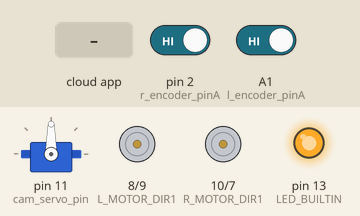
The sketch below on a simulated Arduino Uno, built with avr-gcc and run on an emulated ATmega328P. On the bench: servo, motor-driver pin pairs drawn as motors (green arrow = first pin HIGH = forward, orange = second pin HIGH = backward, longer = more drive, scaled by the enable pin), output pins drawn as LEDs (lit = HIGH). The inputs (shaded band) are chosen by the test bench; at power-on: pin 2 (r_encoder_pinA) HIGH, A1 (l_encoder_pinA) HIGH. The ROS host is connected and sends only what is stated.

Above: at 1.2 s.
1.3 s: the phone or cloud app sets wheel_power_right to -100
At 1.47 s:
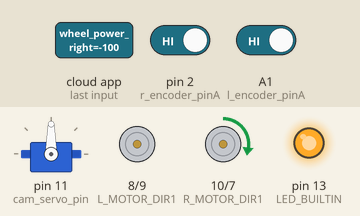
4.3 s: the phone or cloud app sets wheel_power_left to -100
At 4.52 s:
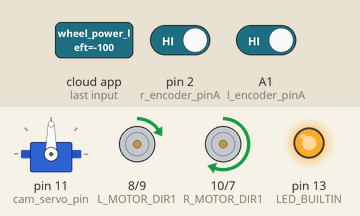
7.3 s: the phone or cloud app sets servo to 45
At 7.57 s:
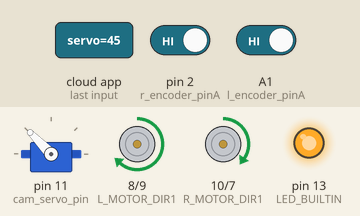
10.3 s: the phone or cloud app sets wheel_power_right to 0
13.3 s: the phone or cloud app sets wheel_power_left to 0
14.8 s: the phone or cloud app sets servo to 90
At 16.4 s:
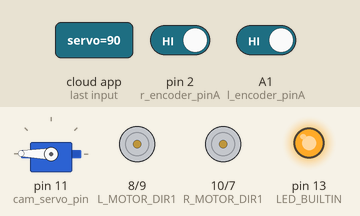
Timing chart, 0 to 17.5 s (numbered marks = the images above; inputs shaded):
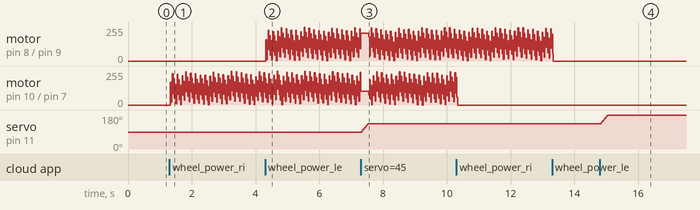

The sketch:

Aexros_core.ino
```cpp
#include <ros.h>
#include "Arduino.h"
#include <std_msgs/Float32.h>
#include <std_msgs/Int32.h>
#include <std_msgs/Int16.h>
#include "PinChangeInterrupt.h"
#include <Servo.h>    //servo addition
ros::NodeHandle nh;

char ns = "sutrobot1";

int cam_servo_pin = 11;
Servo cam_servo; //servo add
int cur_angle;
int new_angle;
int pos = 0;
#define LED_BUILTIN 13


#define L_MOTOR_PWM 6
#define L_MOTOR_DIR1 8
#define L_MOTOR_DIR2 9
#define R_MOTOR_PWM 5
#define R_MOTOR_DIR1 10
#define R_MOTOR_DIR2 7

/*Left Wheel Control*/
float PPR = 840.0;
float kp = 0.5;
float ki = 0.05;

unsigned long curTimeL, prevTimeL, diffTimeL;
long curTickL, prevTickL, diffTickL;
double errorL,setRPML,lastErrorL,cumErrorL;
double control_outL;
double measuredRPML;
double desiredRPMR,desiredRPML;

/*Right Wheel Control*/
unsigned long curTimeR, prevTimeR, diffTimeR;
long curTickR, prevTickR, diffTickR;
double errorR, setRPMR,lastErrorR,cumErrorR;
double control_outR;
double measuredRPMR;


std_msgs::Int32 rticks_msg;
std_msgs::Int32 lticks_msg;
std_msgs::Float32 rpm_left_msg;
std_msgs::Float32 rpm_right_msg;

ros::Publisher rticks_pub("sutrobot1/tick_wheel_right", &rticks_msg);
ros::Publisher lticks_pub("sutrobot1/tick_wheel_left", &lticks_msg);
ros::Publisher rpm_left_pub("sutrobot1/rpm_left", &rpm_left_msg);
ros::Publisher rpm_right_pub("sutrobot1/rpm_right", &rpm_right_msg);

void turnWheelL(float setpoint,long inTick) {
  unsigned int lpwm_value;
  curTickL = inTick;
  curTimeL = millis();
  setRPML = setpoint;
  diffTickL = curTickL - prevTickL;
  diffTimeL =  (curTimeL - prevTimeL);
  measuredRPML = ((diffTickL / PPR) / (diffTimeL * 0.001)) * 60;

  rpm_left_msg.data = measuredRPML;

  if (setRPML >= 0) {
    errorL = setRPML - measuredRPML;
  } else if (setRPML < 0) {
    errorL = -setRPML + measuredRPML;
  }
  cumErrorL += errorL * diffTimeL;
  control_outL = kp * errorL+ ki*cumErrorL;


  lastErrorL = errorL;


  prevTickL = curTickL;
  prevTimeL = curTimeL;

  if (setRPML > 0)
  {
    digitalWrite(L_MOTOR_DIR1, LOW);
    digitalWrite(L_MOTOR_DIR2, HIGH);
    lpwm_value  = control_outL;
  }
  else if (setRPML < 0)
  {
    digitalWrite(L_MOTOR_DIR1, HIGH);
    digitalWrite(L_MOTOR_DIR2, LOW);
    lpwm_value  = control_outL;
  }
  else{
    digitalWrite(L_MOTOR_DIR1, LOW);
    digitalWrite(L_MOTOR_DIR2, LOW);
    lpwm_value = 0;
  }
  if (lpwm_value < 0) {
    lpwm_value = 0;
  }
  analogWrite(L_MOTOR_PWM, lpwm_value);
}


void turnWheelR(float setpoint,long inTick) {
  unsigned int rpwm_value;
  curTickR = inTick;
  curTimeR = millis();
  setRPMR = setpoint;
  diffTickR = curTickR - prevTickR;
  diffTimeR =  (curTimeR - prevTimeR);
  measuredRPMR = ((diffTickR / PPR) / (diffTimeR * 0.001)) * 60;
  rpm_right_msg.data = measuredRPMR;
  if (setRPMR >= 0) {
    errorR = setRPMR - measuredRPMR;
  } else if (setRPMR < 0) {
    errorR = -setRPMR + measuredRPMR;
  }

  cumErrorR += errorR * diffTimeR;
  control_outR = kp * errorR+ ki*cumErrorR;


  lastErrorR = errorR;


  prevTickR = curTickR;
  prevTimeR = curTimeR;

  if (setRPMR > 0)
  {
    digitalWrite(R_MOTOR_DIR1, LOW);
    digitalWrite(R_MOTOR_DIR2, HIGH);
    rpwm_value  = control_outR;
  }
  else if (setRPMR < 0)
  {
    digitalWrite(R_MOTOR_DIR1, HIGH);
    digitalWrite(R_MOTOR_DIR2, LOW);
    rpwm_value  = control_outR;
  }
  else{
    digitalWrite(R_MOTOR_DIR1, LOW);
    digitalWrite(R_MOTOR_DIR2, LOW);
    rpwm_value = 0;
  }
  if (rpwm_value < 0) {
    rpwm_value = 0;
  }
  analogWrite(R_MOTOR_PWM, rpwm_value);
}
void rightWheelCb( const std_msgs::Float32 &wheel_power ) {


    desiredRPMR = wheel_power.data;

}

void leftWheelCb( const std_msgs::Float32 &wheel_power ) {

    desiredRPML = wheel_power.data;
}

void servoCb( const std_msgs::Int16 &angle)
{
  new_angle = angle.data;
  if(new_angle>(cur_angle-90)){

  for (pos = cur_angle;pos<new_angle+90; pos+=1 ){
    cam_servo.write(pos);
    delay(5);
  }
  cur_angle = new_angle+90;
  }
  else if((new_angle<(cur_angle-90))&&(new_angle>=-45)){
  for (pos = cur_angle;pos>new_angle+90; pos-=1 ){
    cam_servo.write(pos);
    delay(5);
  }
  cur_angle = new_angle+90;
  }
}

ros::Subscriber<std_msgs::Float32> sub_right("sutrobot1/wheel_power_right",
                                            &rightWheelCb );
ros::Subscriber<std_msgs::Float32> sub_left("sutrobot1/wheel_power_left",
                                           &leftWheelCb );
ros::Subscriber<std_msgs::Int16> sub_servo("sutrobot1/servo", &servoCb);

int r_encoder_pinA = 2; //Interrupt1
int r_encoder_pinB = 3; //Interrupt0
int l_encoder_pinA = A1;
int l_encoder_pinB = A0;

volatile long pulse_l=0;
volatile long pulse_r=0;
unsigned long timeold=0;


//unsigned int pulse_per_rev=20; //Pulse per revolustion of index disc

void counter_l()
{

  if( digitalRead(l_encoder_pinB) == 0 ) {
    if ( digitalRead(l_encoder_pinA) == 0 ) {
      // A fell, B is low
      pulse_l--; // moving reverse
    } else {
      // A rose, B is low
      pulse_l++; // moving forward
    }
  }

}
void counter_r()
{

   if( digitalRead(r_encoder_pinB) == 0 ) {
    if ( digitalRead(r_encoder_pinA) == 0 ) {
      // A fell, B is low
      pulse_r=pulse_r-1; // moving reverse
    } else {
      // A rose, B is low
      pulse_r=pulse_r+1; // moving forward
    }
  }

}


void setup()
{
  cam_servo.attach(cam_servo_pin);
  cur_angle=90;
  cam_servo.write(cur_angle);
  // initialize LED digital pin as an output.
  pinMode(LED_BUILTIN, OUTPUT);
  digitalWrite(LED_BUILTIN, HIGH);

  pinMode(L_MOTOR_PWM, OUTPUT);
  pinMode(L_MOTOR_DIR1, OUTPUT);
  pinMode(L_MOTOR_DIR2, OUTPUT);

  pinMode(R_MOTOR_PWM, OUTPUT);
  pinMode(R_MOTOR_DIR1, OUTPUT);
  pinMode(R_MOTOR_DIR2, OUTPUT);

  // Init motors to stop
  digitalWrite(L_MOTOR_DIR1, LOW);
  digitalWrite(L_MOTOR_DIR2, LOW);
  digitalWrite(R_MOTOR_DIR1, LOW);
  digitalWrite(R_MOTOR_DIR2, LOW);
  analogWrite(L_MOTOR_PWM, 0);
  analogWrite(R_MOTOR_PWM, 0);

  //Encoder setup
  pinMode(r_encoder_pinA, INPUT);
  pinMode(r_encoder_pinB, INPUT);
  pinMode(l_encoder_pinA, INPUT);
  pinMode(l_encoder_pinB, INPUT);


  //Initialize Value
  pulse_l = 0;
  pulse_r = 0;
  timeold = 0;

  attachInterrupt(digitalPinToInterrupt(2), counter_r,CHANGE);

  attachPCINT(digitalPinToPCINT(l_encoder_pinA), counter_l, CHANGE);


  //ROS setup
  nh.initNode();
  Serial.begin(57600);
  nh.subscribe(sub_right);
  nh.subscribe(sub_left);
  nh.subscribe(sub_servo);
  nh.advertise(rpm_left_pub);
  nh.advertise(rpm_right_pub);

  //nh.advertise(rpm_left_pub);
  //nh.advertise(rpm_right_pub);
  nh.advertise(rticks_pub);
  nh.advertise(lticks_pub);
  delay(20);
}

void loop()
{
  turnWheelR(desiredRPMR,-pulse_r);
  turnWheelL(desiredRPML,pulse_l);
  if (millis() - timeold >= 100){  /*Uptade every one second, this will be equal to reading frecuency (Hz).*/

   rticks_msg.data = -pulse_r;
   lticks_msg.data = pulse_l;

   //Publish data

   rticks_pub.publish(&rticks_msg);
   lticks_pub.publish(&lticks_msg);
   rpm_left_pub.publish(&rpm_left_msg);
   rpm_right_pub.publish(&rpm_right_msg);
   //reset parameter
   timeold = millis();
   //pulse_r = 0;
   //pulse_l = 0;

   //Write it out to serial port
   //Serial.print("RPM = ");
   //Serial.println(rpm_r,DEC);

   }


   //nh.loginfo("Log Me");
   nh.spinOnce();

   // wait for a second
   delay(20);

}
```

Measured:
- after the input at 7.3 s, servo on pin 11 (cam_servo_pin): moves from 90° to 134° over 0.20 s, starting at once
- after the input at 14.8 s, servo on pin 11 (cam_servo_pin): moves from 134° to 179° over 0.22 s, starting at once
